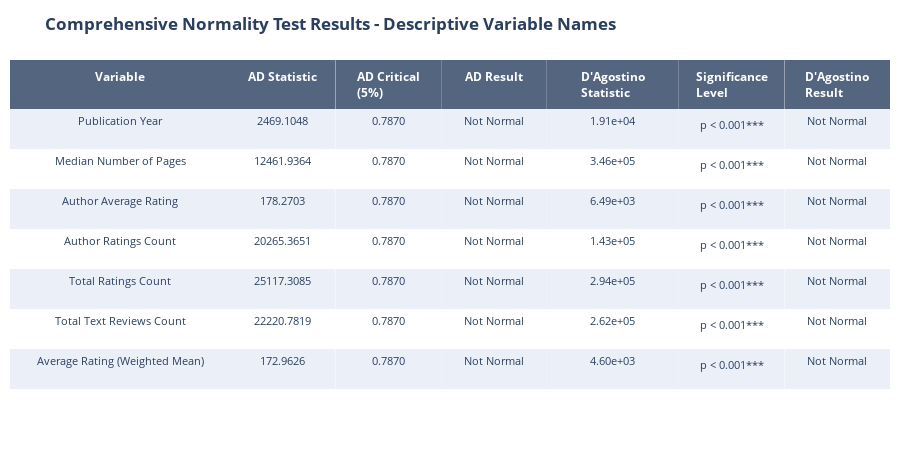

This figure's notebook cell:
### Markdown cell above
## 📊 Comprehensive Normality Analysis with Interactive Visualizations

This section provides a detailed normality analysis with enhanced visualizations and improved readability for professional presentation and better data exploration.

### What this section accomplishes:
- **Enhanced Visualization**: Creates interactive, professional-quality tables and charts
- **Improved Readability**: Uses descriptive variable names and clear formatting
- **Statistical Rigor**: Applies multiple normality tests for comprehensive assessment
- **Professional Presentation**: Formats results for academic and professional use
- **Data Exploration**: Enables interactive exploration of statistical results

### Features:
- **Interactive Plotly Tables**: Professional, interactive tables for better data exploration
- **Descriptive Variable Names**: Human-readable column names instead of technical variable names
- **Significance Level Indicators**: Clear marking of statistical significance with asterisks (*, **, ***)
- **Scientific Notation**: Large numbers displayed in readable format
- **Separate Sample Size Display**: Sample sizes shown in dedicated section for clarity

### Statistical Tests:
- **Anderson-Darling Test**: Tests normality with emphasis on tail behavior
- **D'Agostino's Normality Test**: Tests based on skewness and kurtosis measures

### Significance Levels:
- `***` p < 0.001 (highly significant)
- `**` p < 0.01 (very significant)  
- `*` p < 0.05 (significant)
- No asterisk: p ≥ 0.05 (not significant)

### Code cell
# Install plotly if not available
try:
    import plotly.graph_objects as go
    import plotly.figure_factory as ff
    from plotly.offline import iplot
    print("✓ plotly is already installed")
except ImportError:
    print("Installing plotly...")
    subprocess.check_call([sys.executable, "-m", "pip", "install", "plotly"])
    print("✓ plotly installed successfully")
    import plotly.graph_objects as go
    import plotly.figure_factory as ff
    from plotly.offline import iplot

import numpy as np
import pandas as pd
import scipy
from scipy.stats import anderson, normaltest

print("="*80)
print("COMPREHENSIVE NORMALITY TEST TABLE - DESCRIPTIVE VARIABLE NAMES")
print("="*80)

# Define the numerical variables to test with their descriptive names
variable_mapping = {
    'publication_year': 'Publication Year',
    'num_pages_median': 'Median Number of Pages',
    'author_average_rating': 'Author Average Rating',
    'author_ratings_count': 'Author Ratings Count',
    'ratings_count_sum': 'Total Ratings Count',
    'text_reviews_count_sum': 'Total Text Reviews Count',
    'average_rating_weighted_mean': 'Average Rating (Weighted Mean)'
}

numerical_variables = list(variable_mapping.keys())
descriptive_names = list(variable_mapping.values())

print(f"Creating comprehensive normality test table for {len(numerical_variables)} variables with descriptive names...")

# Store all results for comprehensive table
all_results = []
sample_sizes = []

for variable, descriptive_name in variable_mapping.items():
    if variable in df_core.columns:
        print(f"Processing {descriptive_name}...")
        
        # Get the data, removing any NaN values
        data = df_core[variable].dropna()
        n = len(data)
        sample_sizes.append((descriptive_name, n))
        
        # Anderson-Darling Test
        ad_result = anderson(data, dist='norm')
        ad_stat = round(ad_result.statistic, 4)
        ad_critical_5pct = ad_result.critical_values[2]  # 5% significance level
        ad_normal = ad_result.statistic < ad_critical_5pct
        
        # D'Agostino's normality test
        dagostino_stat, dagostino_p = normaltest(data)
        alpha = 0.05
        dagostino_normal = dagostino_p > alpha
        
        # Format D'Agostino statistic for readability (use scientific notation for large numbers)
        if dagostino_stat >= 1000:
            dagostino_stat_formatted = f"{dagostino_stat:.2e}"
        else:
            dagostino_stat_formatted = f"{dagostino_stat:.4f}"
        
        # Format significance level with asterisk for significance
        if dagostino_p < 0.001:
            significance_level = "p < 0.001***"
        elif dagostino_p < 0.01:
            significance_level = f"p = {dagostino_p:.3f}**"
        elif dagostino_p < 0.05:
            significance_level = f"p = {dagostino_p:.3f}*"
        else:
            significance_level = f"p = {dagostino_p:.3f}"
        
        # Store results with descriptive name (removed sample size column)
        all_results.append([
            descriptive_name,
            f"{ad_stat:.4f}",
            f"{ad_critical_5pct:.4f}",
            "Normal" if ad_normal else "Not Normal",
            dagostino_stat_formatted,
            significance_level,
            "Normal" if dagostino_normal else "Not Normal"
        ])
        
    else:
        print(f"Column {variable} not found in dataset")
        sample_sizes.append((descriptive_name, "N/A"))
        all_results.append([
            descriptive_name,
            "N/A",
            "N/A", 
            "N/A",
            "N/A",
            "N/A",
            "N/A"
        ])

print(f"✓ Processed {len(all_results)} variables")

# Print sample sizes separately
print("\n" + "="*60)
print("SAMPLE SIZES")
print("="*60)
for descriptive_name, n in sample_sizes:
    if n != "N/A":
        print(f"  {descriptive_name:<35}: {n:,} observations")
    else:
        print(f"  {descriptive_name:<35}: N/A")

# Create comprehensive interactive table with descriptive names
print("\nCreating comprehensive interactive table with descriptive variable names...")

# Prepare data for the table
table_data = [row for row in all_results]

# Create the interactive table (removed Sample Size column)
trace = go.Table(
    header=dict(
        values=['<b>Variable</b>', '<b>AD Statistic</b>', '<b>AD Critical (5%)</b>', 
                '<b>AD Result</b>', '<b>D\'Agostino Statistic</b>', '<b>Significance Level</b>', '<b>D\'Agostino Result</b>'],
        line=dict(width=0),
        fill=dict(color='rgba(42,63,95,0.8)'),
        align='center',
        font=dict(
            color='#ffffff',
            size=12
        )
    ),
    cells=dict(
        values=list(zip(*table_data)),
        line=dict(width=0),
        fill=dict(color=[['#EBF0F8', '#ffffff'] * 4]),  # Alternating colors
        align='center',
        height=40,  # Increased height for better readability
        font=dict(size=11)
    ),
    columnwidth=[0.25, 0.12, 0.12, 0.12, 0.15, 0.12, 0.12]  # Adjusted column widths
)

layout = dict(
    title="<b>Comprehensive Normality Test Results - Descriptive Variable Names</b>",
    height=450,  # Increased height for better display
    margin=dict(
        l=10,
        r=10,
        t=60,
        b=10
    ),
    font=dict(size=12)
)

comprehensive_table = dict(data=[trace], layout=layout)
iplot(comprehensive_table, filename='comprehensive-normality-test-table-descriptive')

print("\n" + "="*80)
print("COMPREHENSIVE SUMMARY")
print("="*80)

# Create summary statistics (adjusted indices since we removed sample size column)
normal_ad_count = sum(1 for row in all_results if row[3] == "Normal")
normal_dagostino_count = sum(1 for row in all_results if row[6] == "Normal")

print(f"Variables tested: {len(all_results)}")
print(f"Variables with Normal distribution (Anderson-Darling): {normal_ad_count}")
print(f"Variables with Normal distribution (D'Agostino): {normal_dagostino_count}")

print("\n" + "="*60)
print("VARIABLE NAME MAPPING")
print("="*60)
for original, descriptive in variable_mapping.items():
    print(f"  {original:<35} → {descriptive}")

print("\n" + "="*60)
print("INTERPRETATION GUIDE")
print("="*60)
print("• Anderson-Darling Test: More sensitive to deviations in the tails")
print("• D'Agostino's Test: Tests for normality based on skewness and kurtosis")
print("• Both tests: p-value > 0.05 or statistic < critical value = Normal distribution")
print("• α = 0.05 significance level used for both tests")
print("• Significance levels: *** p < 0.001, ** p < 0.01, * p < 0.05")

print("\n" + "="*80)
print("COMPREHENSIVE NORMALITY TESTING WITH DESCRIPTIVE NAMES COMPLETED")
print("="*80)
print(f"Timestamp: {datetime.now().strftime('%Y-%m-%d %H:%M:%S')}")
print("="*80)

### Figure 1 — Plotly figure (JSON) as saved in the notebook; plotly's stock layout.template omitted (floating-point values rounded to 4 significant figures)
{"data": [{"cells": {"align": "center", "fill": {"color": [["#EBF0F8", "#ffffff", "#EBF0F8", "#ffffff", "#EBF0F8", "#ffffff", "#EBF0F8", "#ffffff"]]}, "font": {"size": 11}, "height": 40, "line": {"width": 0}, "values": [["Publication Year", "Median Number of Pages", "Author Average Rating", "Author Ratings Count", "Total Ratings Count", "Total Text Reviews Count", "Average Rating (Weighted Mean)"], ["2469.1048", "12461.9364", "178.2703", "20265.3651", "25117.3085", "22220.7819", "172.9626"], ["0.7870", "0.7870", "0.7870", "0.7870", "0.7870", "0.7870", "0.7870"], ["Not Normal", "Not Normal", "Not Normal", "Not Normal", "Not Normal", "Not Normal", "Not Normal"], ["1.91e+04", "3.46e+05", "6.49e+03", "1.43e+05", "2.94e+05", "2.62e+05", "4.60e+03"], ["p < 0.001***", "p < 0.001***", "p < 0.001***", "p < 0.001***", "p < 0.001***", "p < 0.001***", "p < 0.001***"], ["Not Normal", "Not Normal", "Not Normal", "Not Normal", "Not Normal", "Not Normal", "Not Normal"]]}, "columnwidth": [0.25, 0.12, 0.12, 0.12, 0.15, 0.12, 0.12], "header": {"align": "center", "fill": {"color": "rgba(42,63,95,0.8)"}, "font": {"color": "#ffffff", "size": 12}, "line": {"width": 0}, "values": ["<b>Variable</b>", "<b>AD Statistic</b>", "<b>AD Critical (5%)</b>", "<b>AD Result</b>", "<b>D'Agostino Statistic</b>", "<b>Significance Level</b>", "<b>D'Agostino Result</b>"]}, "type": "table"}], "layout": {"font": {"size": 12}, "height": 450, "margin": {"b": 10, "l": 10, "r": 10, "t": 60}, "title": {"text": "<b>Comprehensive Normality Test Results - Descriptive Variable Names</b>"}}}
